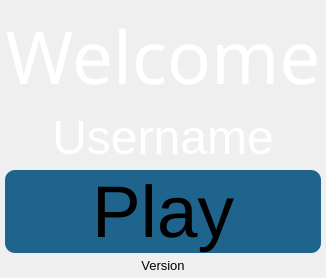
                  <widget class="QFrame" name="frame_home_main">
                   <property name="frameShape">
                    <enum>QFrame::NoFrame</enum>
                   </property>
                   <property name="frameShadow">
                    <enum>QFrame::Plain</enum>
                   </property>
                   <layout class="QVBoxLayout" name="verticalLayout_5">
                    <property name="spacing">
                     <number>5</number>
                    </property>
                    <property name="leftMargin">
                     <number>5</number>
                    </property>
                    <property name="topMargin">
                     <number>5</number>
                    </property>
                    <property name="rightMargin">
                     <number>5</number>
                    </property>
                    <property name="bottomMargin">
                     <number>5</number>
                    </property>
                    <item>
                     <widget class="QLabel" name="lab_home_main_hed">
                      <property name="minimumSize">
                       <size>
                        <width>0</width>
                        <height>55</height>
                       </size>
                      </property>
                      <property name="maximumSize">
                       <size>
                        <width>16777215</width>
                        <height>100</height>
                       </size>
                      </property>
                      <property name="font">
                       <font>
                        <family>Segoe UI Semilight</family>
                        <pointsize>55</pointsize>
                       </font>
                      </property>
                      <property name="styleSheet">
                       <string notr="true">QLabel {
	color:rgb(255,255,255);
}</string>
                      </property>
                      <property name="text">
                       <string>Welcome</string>
                      </property>
                      <property name="textFormat">
                       <enum>Qt::RichText</enum>
                      </property>
                      <property name="alignment">
                       <set>Qt::AlignCenter</set>
                      </property>
                     </widget>
                    </item>
                    <item>
                     <widget class="QLabel" name="lab_home_username">
                      <property name="maximumSize">
                       <size>
                        <width>16777215</width>
                        <height>80</height>
                       </size>
                      </property>
                      <property name="font">
                       <font>
                        <family>Segoe UI</family>
                        <pointsize>36</pointsize>
                       </font>
                      </property>
                      <property name="styleSheet">
                       <string notr="true">color:rgb(255,255,255);</string>
                      </property>
                      <property name="text">
                       <string>Username</string>
                      </property>
                      <property name="alignment">
                       <set>Qt::AlignHCenter|Qt::AlignTop</set>
                      </property>
                      <property name="wordWrap">
                       <bool>true</bool>
                      </property>
                      <property name="margin">
                       <number>5</number>
                      </property>
                     </widget>
                    </item>
                    <item>
                     <widget class="QPushButton" name="bn_play">
                      <property name="sizePolicy">
                       <sizepolicy hsizetype="Preferred" vsizetype="Preferred">
                        <horstretch>0</horstretch>
                        <verstretch>0</verstretch>
                       </sizepolicy>
                      </property>
                      <property name="maximumSize">
                       <size>
                        <width>16777215</width>
                        <height>200</height>
                       </size>
                      </property>
                      <property name="font">
                       <font>
                        <family>Segoe UI</family>
                        <pointsize>55</pointsize>
                       </font>
                      </property>
                      <property name="toolTip">
                       <string/>
                      </property>
                      <property name="styleSheet">
                       <string notr="true">QPushButton {
background-color: rgb(30,100,140);
border-radius: 10px;
}
QPushButton:hover {
	background-color: rgb(70,140,190);
}
</string>
                      </property>
                      <property name="text">
                       <string>Play</string>
                      </property>
                     </widget>
                    </item>
                    <item>
                     <widget class="QLabel" name="label_2">
                      <property name="sizePolicy">
                       <sizepolicy hsizetype="Preferred" vsizetype="Fixed">
                        <horstretch>0</horstretch>
                        <verstretch>0</verstretch>
                       </sizepolicy>
                      </property>
                      <property name="maximumSize">
                       <size>
                        <width>16777215</width>
                        <height>20</height>
                       </size>
                      </property>
                      <property name="font">
                       <font>
                        <family>Segoe UI</family>
                        <pointsize>10</pointsize>
                       </font>
                      </property>
                      <property name="text">
                       <string>Version</string>
                      </property>
                      <property name="alignment">
                       <set>Qt::AlignCenter</set>
                      </property>
                     </widget>
                    </item>
                   </layout>
                  </widget>
